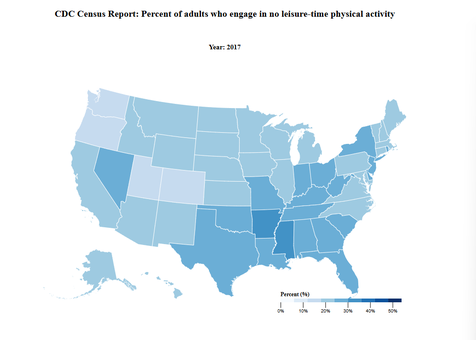
#> input picture 2025/captures/Map.png, 476 x 340 px, shrunk from 1023 x 730 before the run, given in place of yurimaguas_ls7_2001181_lrg.jpg, which was not available
$ jupyter execute app.ipynb
#> lines starting #> are read from the running program, lines starting #| are printed output that depends on the picture; pictures that were not available may be replaced by others from this repository, and a replacement may not be noted
[cell 1]
import cv2
import numpy as np
import matplotlib.pyplot as plt
from sklearn.cluster import KMeans
from sklearn.metrics import silhouette_score
import time

[cell 2]
# ---------------------------------------------------------------------------------------------- Configuration ---
# --- Input ---
img_path = 'input/yurimaguas_ls7_2001181_lrg.jpg'
# --- Output ---
output_path = 'output/output_brightness_sorted_image4.png'
output_segmented_path = 'output/output_kmeans_segmented4.png'
output_sorted_path = 'output/output_cluster_brightness_sorted4.png'
# --- Diagnostic
# --- k-means testing range // code commented out below
k_range = range (2,11)
output_elbow_plot_path = 'output_elbow_plot.png'
output_silhouette_plot_path = 'output_silhouette_plot.png'
# --- K-means settings
CHOSEN_K = 6

[cell 3]
# --------------------------------------------------------------------------------------- Load Image + convert To numpy Array---
# Read image - OpenCV - BGR order [b,g,r] - cv2.IMREAD_UNCHANGED preserve alpha
#
img_bgr = cv2.imread(img_path, cv2.IMREAD_UNCHANGED)
#> img_bgr is the input picture: shape (340, 476, 4); mean B, G, R, A 244.9, 237.3, 224.4, 255
# Check if image exists
if img_bgr is None:
    print(f"Error: Could not load image from {img_path}")
    # if no image exit
    exit()
# Shape of Image
if len(img_bgr.shape) != 3 or img_bgr.shape[2] < 3:
    print(f"Error: Image does not appear to be a standard 3-channel color image. Shape: {img_bgr.shape}")
    exit()
# Make a copy to avoid modifying the original array if needed elsewhere
img_original_shape = img_bgr.shape
#> img_original_shape = (340, 476, 4)
height, width, channels = img_original_shape
#> height = 340; width = 476; channels = 4
num_pixels = height * width
#> num_pixels = 161840
print(height)
#| 340
print(f"The width is {width}")
#| The width is 476
print(num_pixels)
#| 161840
#
# flatten img to 2d array with columns = channels (3) tuple
pixel_data_flat = img_bgr.reshape(-1, channels).astype(np.float32)
#

[cell 4]
print(f"Running K-Means with k={CHOSEN_K}...")
start_time_final_kmeans = time.time()
final_kmeans = KMeans(n_clusters=CHOSEN_K, random_state=42, n_init=10)
final_kmeans.fit(pixel_data_flat)
cluster_labels = final_kmeans.labels_
cluster_centers = final_kmeans.cluster_centers_ # These are the average colors for each cluster
end_time_final_kmeans = time.time()
print(f"Final K-Means took {end_time_final_kmeans - start_time_final_kmeans:.2f} seconds.")

[cell 5]
# ---------------------------------------------------------------------------------- Create Segmented Image from copy of original usking kmeans cluster labels ---
# Replace each pixel's value with its corresponding cluster center color
segmented_pixel_data = cluster_centers[cluster_labels]
segmented_image = segmented_pixel_data.reshape(img_original_shape)

# Convert back to original data type for saving (or normalize to uint8)
if img_bgr.dtype == np.uint16:
    segmented_image_save = segmented_image.astype(np.uint16)
    # Or normalize for PNG ---- segmented_image_save = cv2.normalize(segmented_image, None, 0, 255, cv2.NORM_MINMAX).astype(np.uint8)
elif img_bgr.dtype == np.uint8:
    segmented_image_save = segmented_image.astype(np.uint8)
else:
    segmented_image_save = segmented_image # Hope for the best

save_success_seg = cv2.imwrite(output_segmented_path, segmented_image_save)
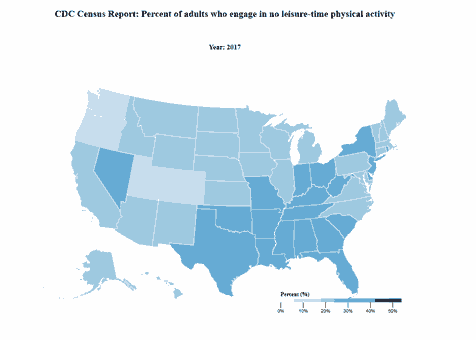
#> saved as output_kmeans_segmented4.png: shape (340, 476, 4); mean B, G, R, A 244.2, 236.7, 223.8, 254.1

if save_success_seg:
    print(f"K-Means segmented image saved successfully as: {output_segmented_path}")
else:
    print(f"Error: Failed to save segmented image to {output_segmented_path}")

[cell 6]
# ----------------------------------------------------------------------------------------------------------- Calculate Brightness (Luminance) ---
# prolly wanna do greyscale for this in the future(?)
img_float = img_bgr.astype(np.float32)
brightness = 0.114 * img_float[:,:,0] + 0.587 * img_float[:,:,1] + 0.299 * img_float[:,:,2]
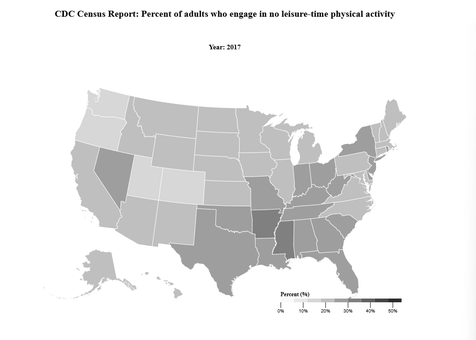
#> brightness: shape (340, 476) float32; min 0, max 255, mean 234.3
all_brightness_scores = brightness.flatten()

# --- Sort Pixels by Cluster, then Brightness ---
print("Sorting pixels by Cluster ID, then by Brightness...")
all_original_pixels = img_bgr.reshape(-1, channels)

# Combine the data needed for sorting: (original_pixel, cluster_label, brightness) (brigtness currently removed )
#  indices reconstruct sorted pixel array
pixel_indices = np.arange(num_pixels)
combined_sort_data = list(zip(pixel_indices, cluster_labels))

# Sort first by cluster label (element 1),  ////////////////////// (removed temp) then by brightness (element 2)
# Ascending for both: cluster 0 first, darkest within cluster first
sorted_combined_data = sorted(combined_sort_data, key=lambda item: (item[1]))

# Get the original pixel values in the new sorted order
sorted_indices_final = [item[0] for item in sorted_combined_data]
final_sorted_pixels_array = all_original_pixels[sorted_indices_final]

# Create pairs of (cluster_label, brightness_score) for sorting criteria
# np.lexsort for efficient multi-key sorting.
# It sorts by the last column first, so we provide brightness then cluster label.
sort_keys = (all_brightness_scores, cluster_labels)
sorted_order_indices = np.lexsort(sort_keys)

sorted_cluster_labels = cluster_labels[sorted_order_indices]
final_sorted_pixels_array = cluster_centers[sorted_cluster_labels] # <-- THE KEY CHANGE
# --- Place Pixels Sequentially ---
# Reshape the array of centroid colors (which is already in the final sorted order)
output_image_sorted = final_sorted_pixels_array.reshape(img_original_shape)
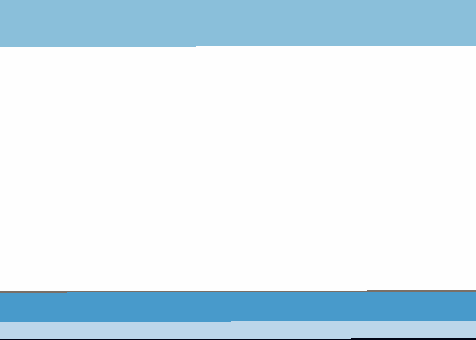
#> output_image_sorted: shape (340, 476, 4) float32; mean of channels 0, 1, 2, 3 244.6, 237.1, 224.2, 254.8; drawn with min black and max white


# --- Place Pixels Sequentially ---
# output_image_sorted = final_sorted_pixels_array.reshape(img_original_shape)

[cell 7]
# --- Save Final Sorted Output Image ---
if img_bgr.dtype == np.uint16:
    output_image_sorted_save = cv2.normalize(output_image_sorted, None, 0, 255, cv2.NORM_MINMAX).astype(np.uint16)
elif img_bgr.dtype == np.uint8:
    output_image_sorted_save = output_image_sorted.astype(np.uint8)
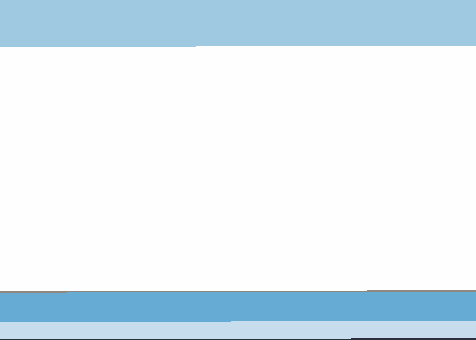
#> output_image_sorted_save: shape (340, 476, 4); mean of channels 0, 1, 2, 3 244.2, 236.7, 223.8, 254.1; drawn as B, G, R
else:
    output_image_sorted_save = output_image_sorted

save_success_sort = cv2.imwrite(output_sorted_path, output_image_sorted_save)
if save_success_sort:
    print(f"Cluster+Brightness sorted image saved successfully as: {output_sorted_path}")
else:
    print(f"Error: Failed to save sorted image to {output_sorted_path}")

print("\nProcess Complete.")
